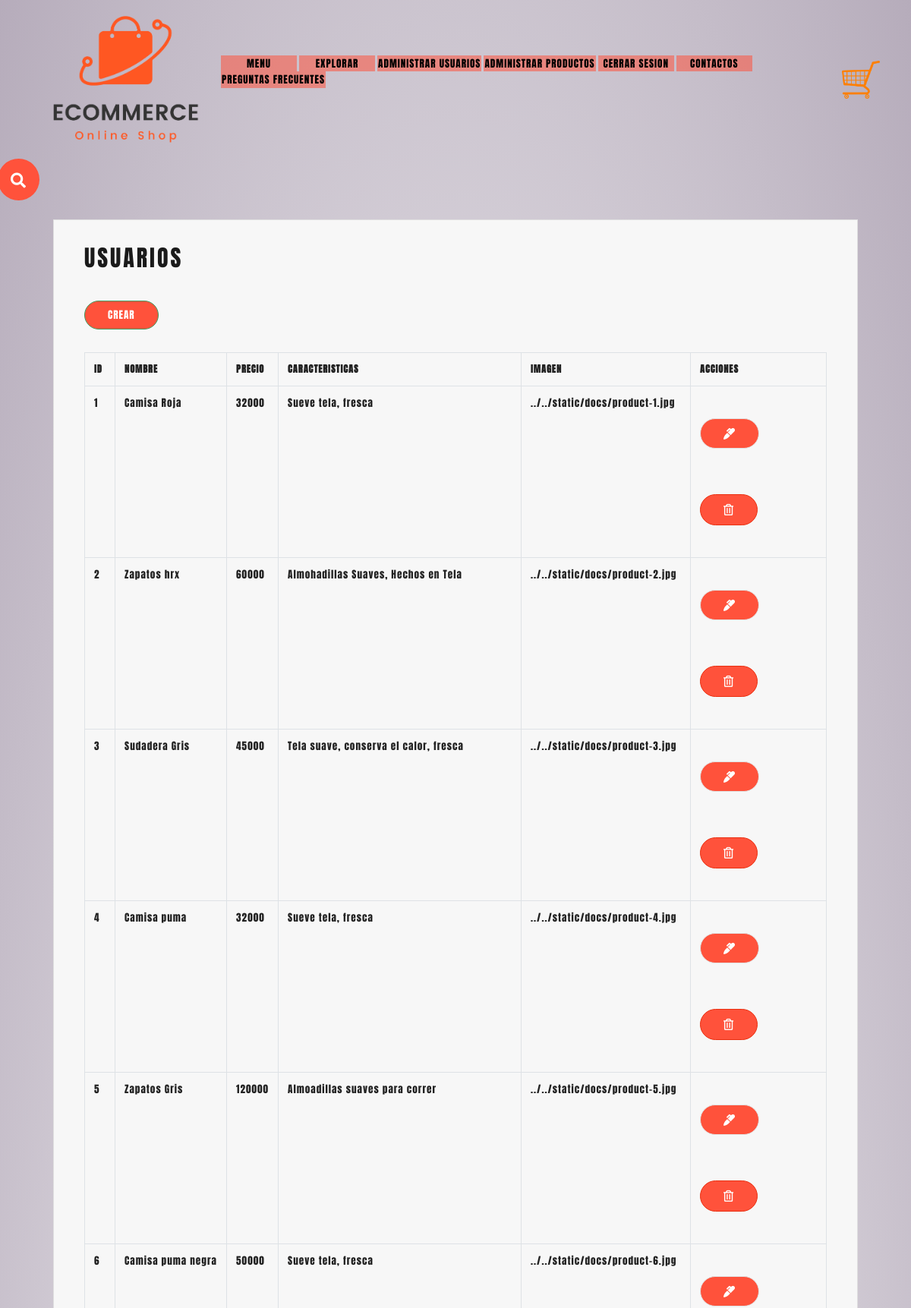
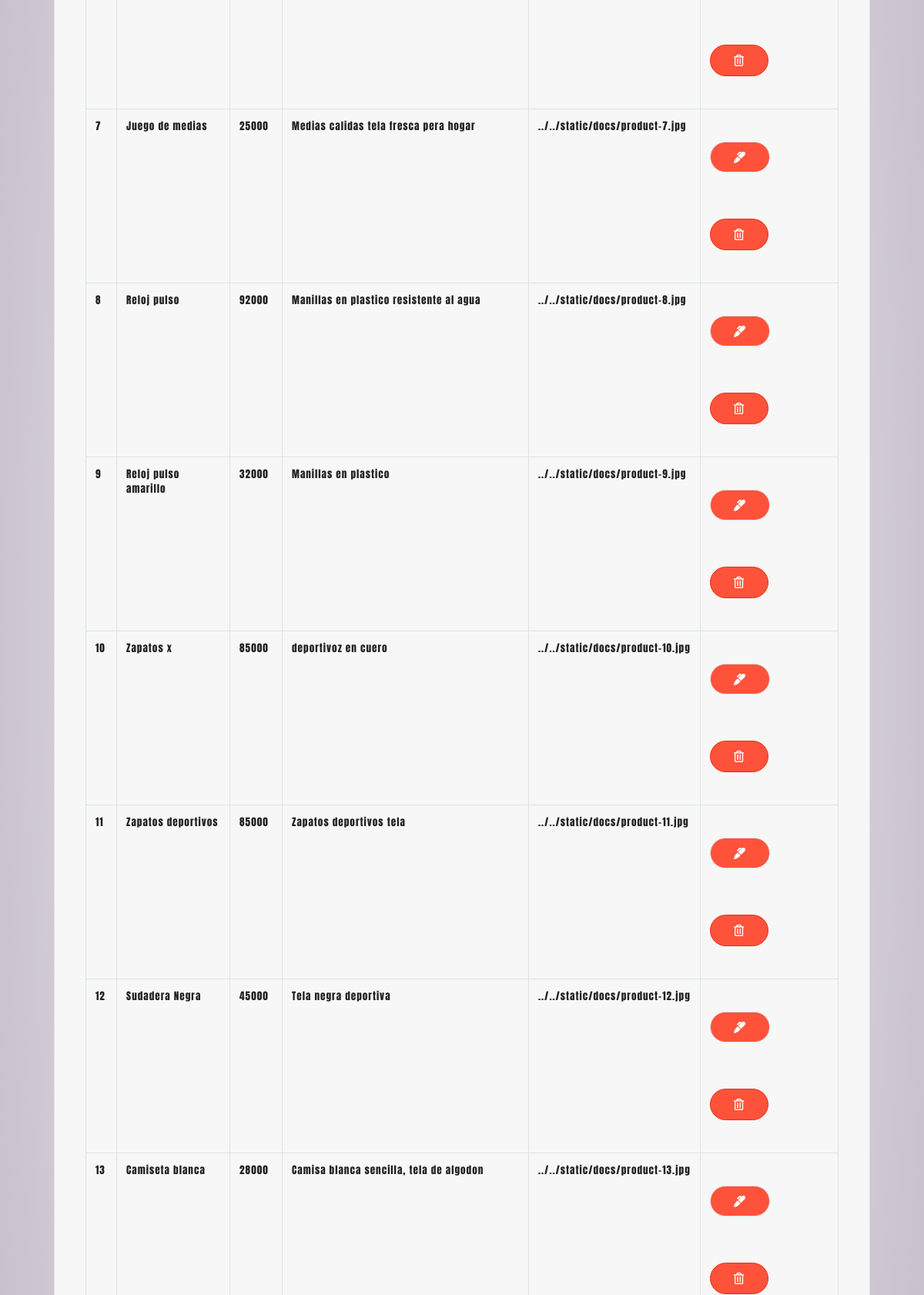
Page /lista_productos (signed in, upper part) on the committed database (2 pictures, top to bottom).
### app.py (models this page shows)
class Producto(db.Model):
    id = db.Column(db.Integer, primary_key=True)
    nombre = db.Column(db.String(200))
    precio = db.Column(db.String(200))
    caracteristicas = db.Column(db.String(500))
    imagen = db.Column(db.String(500))
    usuario_id = db.Column(db.Integer, ForeignKey('usuario.id'))
    admin_id = db.Column(db.Integer, ForeignKey('admin.id'))
    super_id = db.Column(db.Integer, ForeignKey('super.id'))

### app.py (the view)
@app.route('/lista_productos',methods=['GET'])
@login_required
def lista_productos():
    productos = Producto.query.all()
    return render_template('gestor_Productos/listar_Producto.html', productos=productos)

### app.py (called while the page is built)
@login_manager.user_loader
def get(id):
    return Usuario.query.get(id) or Super.query.get(id) or Admin.query.get(id)

### templates/gestor_Productos/listar_Producto.html (shortened to what this page needs)
<!DOCTYPE html>
<html lang="en">
<head>
    <link rel="stylesheet" href="https://stackpath.bootstrapcdn.com/bootswatch/4.3.1/lux/bootstrap.min.css">
    <link rel="stylesheet" href="https://bootswatch.com/4/yeti/bootstrap.min.css">
    <link rel="stylesheet" href="../../static/styles/style_index.css">
    <link rel="stylesheet" href="https://use.fontawesome.com/releases/v5.6.3/css/all.css">
</head>
<body>
    <div class="header">
        <div class="container">
            <div class="navbar">
                <div class="logo">
                    <img src="../../static/docs/logo.png" width="250px">
                </div id="desplegable">
                <nav>
                    <ul>
                        <ul id="menu">
                            <li><a href="/menusuper">Menu</a></li>
                            <li><a href="/productssuper">Explorar</a>
                                <li>
                                    <a href="/lista_personas">Administrar Usuarios</a></li>
                                <li><a href="/lista_productos">Administrar Productos</a>
                                    <li><a href="/logout">Cerrar Sesion</a></li>
                                    <li><a href="/contactssuper">Contactos</a></li>
                                    <li><a href="/preguntassuper">Preguntas Frecuentes</a></li>
                        </ul>
                    </ul>
                </nav>
                <a href="https://mail.google.com/mail/u/0/"><img src="../../static/docs/cart.png" width="50px" height="50px"></a>
            </div>
        </div>
        <div class="buscar">
            <div class="boton">
                <i class="fas fa-search"></i>
            </div>
        </div>
        <div class="small-container  single-product">
            <div class="row">
                <div class="col-xs-4 offset-xs-4 my-auto">
                    <div class="card">
                        <div class="card-header">
                            <div class="card-body ">
                                <h2>Usuarios</h2>
                                <a href="{{url_for('agregar_producto')}}" class="btn btn-success btn-sm">Crear</a>
                                <ul class="list-group ">
                                    <table class="table table-bordered">
                                        <tr>
                                            <th>ID</th>
                                            <th>Nombre</th>
                                            <th>Precio</th>
                                            <th>Caracteristicas</th>
                                            <th>Imagen</th>
                                            <th>Acciones</th>
                                        </tr>
                                        {% for producto in productos %}
                                        <tr>
                                            <td>{{producto.id}}</td>
                                            <td>{{producto.nombre}}</td>
                                            <td>{{producto.precio}}</td>
                                            <td>{{producto.caracteristicas}}</td>
                                            <td>{{producto.imagen}}</td>
                                            <td>
                                                <a href="{{url_for('editar_producto', id=producto.id)}}" class="btn btn-secondary">
                                                    <i class="fas fa-marker"></i>
                                                </a>
                                                <a href="{{url_for('delete_producto_super', id=producto.id)}}" class="btn btn-danger">
                                                    <i class="far fa-trash-alt"></i>
                                                </a>
                                            </td>
                                        </tr>
                                        {% endfor %}
                                    </table>
                                </ul>
                            </div>
                        </div>
                    </div>
                </div>
            </div>
        </div>
    </div>
</body>
</html>

### static/styles/style_index.css (style rules this page uses)
* { margin: 0; padding: 0; box-sizing: border-box; }
.navbar { display: flex; }
body { font-family: 'Anton', sans-serif; }
nav { flex: 1; text-align: right; }
nav ul { display: inline-block; list-style-type: none; }
nav ul li { display: inline-block; margin-right: 3px; }
a { text-decoration: none; color: #555; }
.container { max-width: 1300px; margin: auto; padding-left: 25px; padding-right: 25px; }
.row { display: flex; align-items: center; flex-wrap: wrap; justify-content: space-around; }
.btn { display: inline-block; background: #ff523b; color: #fff; padding: 8px 30px; margin: 30px 0; border-radius: 30px; transition: background 0.8s; }
.header { background: radial-gradient(#fff, #b6acbb); }
.header .row { margin-top: 70px; }
#menu li>a { background-color: #ff523b8a; color: #000; padding: 1px; display: block; text-decoration: none; min-width: 100px; }
#menu>li { float: left; text-align: center }
.small-container { max-width: 1080px; margin: auto; padding-left: 25px; padding-right: 25px; }
.single-product { margin-top: 80px; }
.buscar { position: absolute; padding: 5px; }
.boton { position: absolute; top: 0; right: 0; background: #ff523b; width: 55px; height: 55px; line-height: 55px; text-align: center; color: white; font-size: 20px; border-radius: 50%; cursor: pointer; }

### rows in the picture
Producto: id "1", nombre "Camisa Roja", precio "32000", caracteristicas "Sueve tela, fresca", imagen "../../static/docs/product-1.jpg"
Producto: id "2", nombre "Zapatos hrx", precio "60000", caracteristicas "Almohadillas Suaves, Hechos en Tela", imagen "../../static/docs/product-2.jpg"
Producto: id "3", nombre "Sudadera Gris", precio "45000", caracteristicas "Tela suave, conserva el calor, fresca", imagen "../../static/docs/product-3.jpg"
Producto: id "4", nombre "Camisa puma", precio "32000", caracteristicas "Sueve tela, fresca", imagen "../../static/docs/product-4.jpg"
Producto: id "5", nombre "Zapatos Gris", precio "120000", caracteristicas "Almoadillas suaves para correr", imagen "../../static/docs/product-5.jpg"
Producto: id "6", nombre "Camisa puma negra", precio "50000", caracteristicas "Sueve tela, fresca", imagen "../../static/docs/product-6.jpg"
Producto: id "7", nombre "Juego de medias", precio "25000", caracteristicas "Medias calidas tela fresca pera hogar", imagen "../../static/docs/product-7.jpg"
Producto: id "8", nombre "Reloj pulso", precio "92000", caracteristicas "Manillas en plastico resistente al agua", imagen "../../static/docs/product-8.jpg"
Producto: id "9", nombre "Reloj pulso amarillo", precio "32000", caracteristicas "Manillas en plastico", imagen "../../static/docs/product-9.jpg"
Producto: id "10", nombre "Zapatos x", precio "85000", caracteristicas "deportivoz en cuero", imagen "../../static/docs/product-10.jpg"
Producto: id "11", nombre "Zapatos deportivos", precio "85000", caracteristicas "Zapatos deportivos tela", imagen "../../static/docs/product-11.jpg"
Producto: id "12", nombre "Sudadera Negra", precio "45000", caracteristicas "Tela negra deportiva", imagen "../../static/docs/product-12.jpg"
Producto: id "13", nombre "Camiseta blanca", precio "28000", caracteristicas "Camisa blanca sencilla, tela de algodon", imagen "../../static/docs/product-13.jpg"
